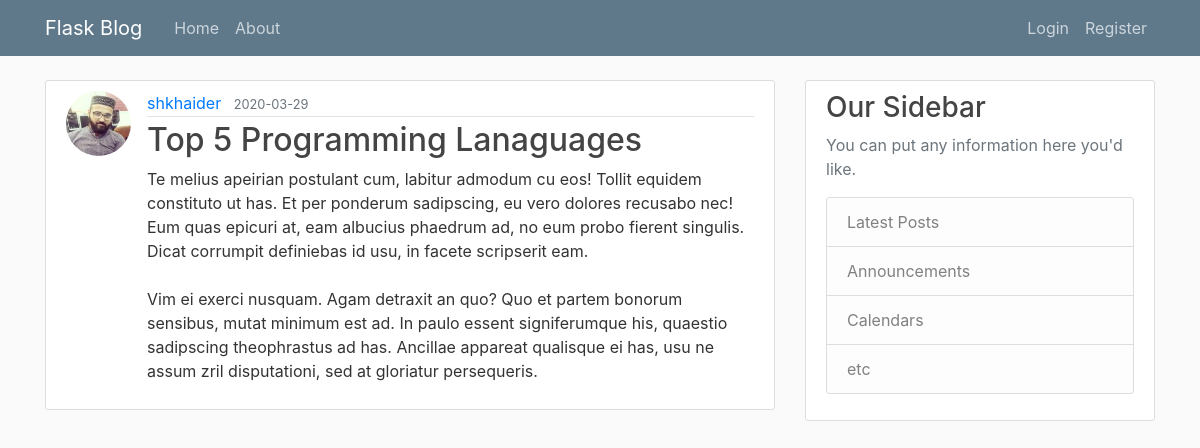
The app's page /post/4 with its own data.
### myApp/models.py (models this page shows, shortened)
class User(db.Model, UserMixin):
    id = db.Column(db.Integer, primary_key=True)
    username = db.Column(db.String(20), unique=True, nullable=False)
    email = db.Column(db.String(120), unique=True, nullable=False)
    image_file = db.Column(db.String(20),  nullable=False, default='default.jpg')
    password = db.Column(db.String(60), nullable=False)
    posts = db.relationship('Post', backref='author', lazy=True)

class Post(db.Model):
    id = db.Column(db.Integer, primary_key=True)
    title = db.Column(db.String(100), nullable=False)
    date_posted = db.Column(db.DateTime, nullable=False, default=datetime.utcnow)
    content = db.Column(db.Text, nullable=False)
    user_id = db.Column(db.Integer, db.ForeignKey('user.id'), nullable=False)

### myApp/routes.py (the view)
@app.route("/post/<int:post_id>")
def post(post_id):
    post = Post.query.get_or_404(post_id)
    return render_template('post.html', title=post.title, post=post)

### myApp/templates/post.html (shortened to what this page needs)
{% extends "layout.html" %}
{% block content %}
    <article class="media content-section">
        <img src="{{ url_for('static', filename='profile_pics/' + post.author.image_file) }}" alt="" class="rounded-circle article-img">
        <div class="media-body">
            <div class="article-metadata">
                <a class="mr-2" href="#">{{ post.author.username }}</a>
                <small class="text-muted">{{ post.date_posted.strftime('%Y-%m-%d') }}</small>
            </div>
            <h2 class="article-title">{{ post.title }}</h2>
            <p class="article-content">{{ post.content }}</p>
        </div>
    </article>
{% endblock content %}

### myApp/static/main.css (style rules this page uses)
body { background: #fafafa; color: #333333; margin-top: 5rem; }
h1, h2, h3, h4, h5, h6 { color: #444444; }
.content-section { background: #ffffff; padding: 10px 20px; border: 1px solid #dddddd; border-radius: 3px; margin-bottom: 20px; }
.article-title { color: #444444; }
.article-content { white-space: pre-line; }
.article-img { height: 65px; width: 65px; margin-right: 16px; }
.article-metadata { padding-bottom: 1px; margin-bottom: 4px; border-bottom: 1px solid #e3e3e3 }

### records on screen
User: image_file (picture), author.username "shkhaider"
Post: date_posted "2020-03-29", title "Top 5 Programming Lanaguages", content "Te melius apeirian postulant cum, labitur admodum cu eos! Tollit equidem constituto ut has. Et per ponderum sadipscing, eu vero dolores recusabo nec! Eum quas epicuri at, eam albucius phaedrum ad, no eum probo fierent singulis. Dicat corrumpit definiebas id usu, in facete scripserit eam. Vim ei exerci nusquam. Agam detraxit an quo? Quo et partem bonorum sensibus, mutat minimum est ad. In paulo essent signiferumque his, quaestio sadipscing theophrastus ad has. Ancillae appareat qualisque ei has, usu ne assum zril disputationi, sed at gloriatur persequeris."
